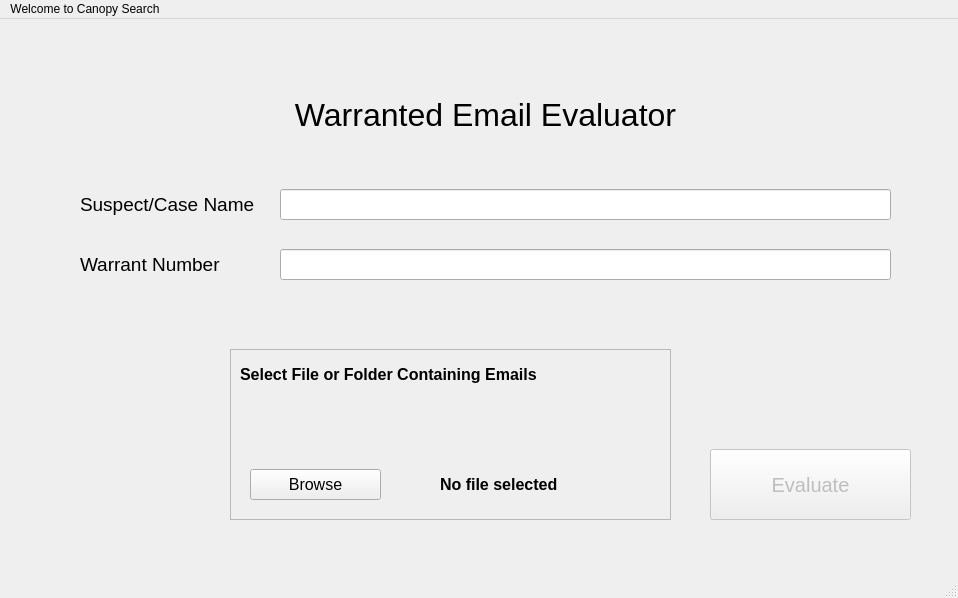
<?xml version="1.0" encoding="UTF-8"?>
<ui version="4.0">
 <class>WelcomeWindow</class>
 <widget class="QMainWindow" name="WelcomeWindow">
  <property name="geometry">
   <rect>
    <x>0</x>
    <y>0</y>
    <width>958</width>
    <height>598</height>
   </rect>
  </property>
  <property name="windowTitle">
   <string>MainWindow</string>
  </property>
  <widget class="QWidget" name="centralwidget">
   <widget class="QLabel" name="label">
    <property name="geometry">
     <rect>
      <x>190</x>
      <y>50</y>
      <width>591</width>
      <height>91</height>
     </rect>
    </property>
    <property name="font">
     <font>
      <pointsize>24</pointsize>
     </font>
    </property>
    <property name="text">
     <string>Warranted Email Evaluator</string>
    </property>
    <property name="textFormat">
     <enum>Qt::PlainText</enum>
    </property>
    <property name="scaledContents">
     <bool>true</bool>
    </property>
    <property name="alignment">
     <set>Qt::AlignCenter</set>
    </property>
   </widget>
   <widget class="QLabel" name="label_2">
    <property name="geometry">
     <rect>
      <x>80</x>
      <y>170</y>
      <width>181</width>
      <height>31</height>
     </rect>
    </property>
    <property name="font">
     <font>
      <pointsize>14</pointsize>
     </font>
    </property>
    <property name="text">
     <string>Suspect/Case Name</string>
    </property>
   </widget>
   <widget class="QLineEdit" name="suspectNameField">
    <property name="geometry">
     <rect>
      <x>280</x>
      <y>170</y>
      <width>611</width>
      <height>31</height>
     </rect>
    </property>
    <property name="font">
     <font>
      <pointsize>14</pointsize>
     </font>
    </property>
   </widget>
   <widget class="QLineEdit" name="warrantNumberField">
    <property name="geometry">
     <rect>
      <x>280</x>
      <y>230</y>
      <width>611</width>
      <height>31</height>
     </rect>
    </property>
    <property name="font">
     <font>
      <pointsize>14</pointsize>
     </font>
    </property>
   </widget>
   <widget class="QLabel" name="label_3">
    <property name="geometry">
     <rect>
      <x>80</x>
      <y>230</y>
      <width>181</width>
      <height>31</height>
     </rect>
    </property>
    <property name="font">
     <font>
      <pointsize>14</pointsize>
     </font>
    </property>
    <property name="text">
     <string>Warrant Number</string>
    </property>
   </widget>
   <widget class="QFrame" name="fileFrame">
    <property name="geometry">
     <rect>
      <x>230</x>
      <y>330</y>
      <width>441</width>
      <height>171</height>
     </rect>
    </property>
    <property name="autoFillBackground">
     <bool>false</bool>
    </property>
    <property name="frameShape">
     <enum>QFrame::StyledPanel</enum>
    </property>
    <property name="frameShadow">
     <enum>QFrame::Raised</enum>
    </property>
    <widget class="QLabel" name="label_4">
     <property name="geometry">
      <rect>
       <x>10</x>
       <y>10</y>
       <width>341</width>
       <height>31</height>
      </rect>
     </property>
     <property name="font">
      <font>
       <pointsize>12</pointsize>
       <weight>75</weight>
       <bold>true</bold>
      </font>
     </property>
     <property name="text">
      <string>Select File or Folder Containing Emails</string>
     </property>
    </widget>
    <widget class="QLabel" name="fileNameLabel">
     <property name="geometry">
      <rect>
       <x>210</x>
       <y>120</y>
       <width>211</width>
       <height>31</height>
      </rect>
     </property>
     <property name="font">
      <font>
       <pointsize>12</pointsize>
       <weight>75</weight>
       <bold>true</bold>
      </font>
     </property>
     <property name="text">
      <string>No file selected</string>
     </property>
    </widget>
    <widget class="QPushButton" name="browseButton">
     <property name="geometry">
      <rect>
       <x>20</x>
       <y>120</y>
       <width>131</width>
       <height>31</height>
      </rect>
     </property>
     <property name="font">
      <font>
       <pointsize>12</pointsize>
      </font>
     </property>
     <property name="text">
      <string>Browse</string>
     </property>
    </widget>
   </widget>
   <widget class="QPushButton" name="evaluateButton">
    <property name="enabled">
     <bool>false</bool>
    </property>
    <property name="geometry">
     <rect>
      <x>710</x>
      <y>430</y>
      <width>201</width>
      <height>71</height>
     </rect>
    </property>
    <property name="font">
     <font>
      <pointsize>15</pointsize>
     </font>
    </property>
    <property name="text">
     <string>Evaluate</string>
    </property>
   </widget>
  </widget>
  <widget class="QMenuBar" name="menubar">
   <property name="geometry">
    <rect>
     <x>0</x>
     <y>0</y>
     <width>958</width>
     <height>22</height>
    </rect>
   </property>
   <widget class="QMenu" name="menuWelcome_to_Canopy_Search">
    <property name="title">
     <string>Welcome to Canopy Search</string>
    </property>
   </widget>
   <addaction name="menuWelcome_to_Canopy_Search"/>
  </widget>
  <widget class="QStatusBar" name="statusbar"/>
 </widget>
 <resources/>
 <connections/>
</ui>
